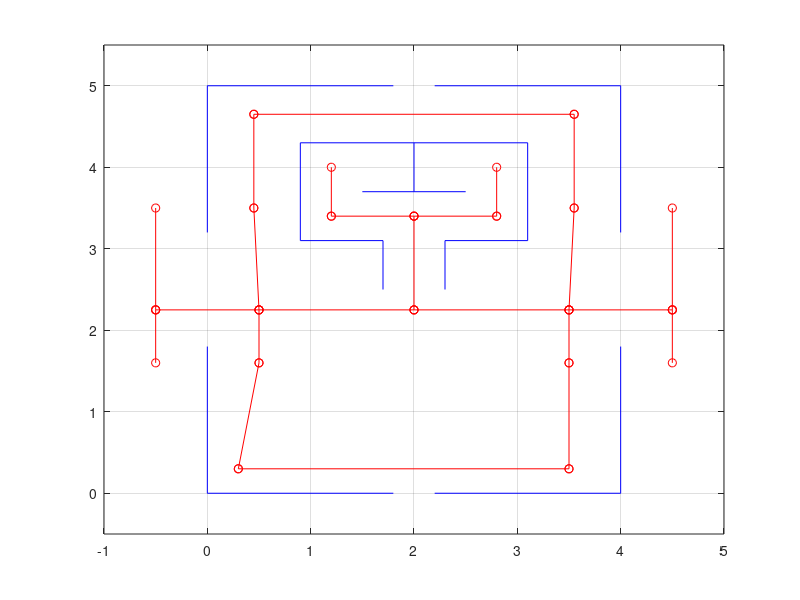

The MATLAB source for this figure:
%% Wall information
walls = [0 0 1.8 0;
    2.2 0 4 0;
    0 0 0 1.8;
    4 0 4 1.8;
    0 3.2 0 5;
    4 3.2 4 5;
    0 5 1.8 5;
    2.2 5 4 5;
    1.7 2.5 1.7 3.1;
    1.7 3.1 0.9 3.1;
    0.9 3.1 0.9 4.3;
    0.9 4.3 3.1 4.3;
    3.1 4.3 3.1 3.1;
    3.1 3.1 2.3 3.1;
    2.3 3.1 2.3 2.5;
    2 4.3 2 3.7;
    1.5 3.7 2.5 3.7];

%% Graph information
graphPoints = [0.3 0.3; %1: start
    0.5 1.6; %2: G2
    0.5 2.25; %3: Left opening
    0.45 3.5; %4: G6
    0.45 4.65; %5: G9-11
    3.55 4.65; %6: G10-12
    3.55 3.5; %7: G7
    3.5 2.25; %8: Right openeing
    3.5 1.6; %9: G3
    3.5 0.3; %10: Bottom right
    -0.5 1.6; %11: G1
    -0.5 2.25; %12: Left outside
    -0.5 3.5; %13: G5
    4.5 1.6; %14: G4
    4.5 2.25; %15: Right outside
    4.5 3.5; %16: G8
    2 2.25; %17: Maze entrance
    2 3.4; %18: Maze middle
    1.2 3.4; %19: Maze left
    1.2 4; %20: Maze top left
    2.8 3.4; %21: Maze right
    2.8 4; %22: Maze top right
    ];

graphEdges = [1 2; %Start to G2
    1 10; %Start to Bottom right
    2 3; %G2 to left opening
    3 4; %Left openeing to G6
    3 12; %Left opening to left outside
    12 11; %Left outside to G1
    12 13; %Left outside to G5
    4 5; %G6 to G9-11
    5 6; %G9-11 to G10-G12
    6 7; %G10-12 to G7
    7 8; %G7 to Right opening
    8 9; %Right opening to G3
    9 10; %G3 to bottom right
    8 15; %Right opening to Right outside
    15 14; %Right outside to G4
    15 16; %Right outside to G8
    3 17; %Left opening to maze entrance
    17 8; %Maze entrance to right opening
    17 18; %Maze entrance to maze middle
    18 19; %Maze middle to maze left
    19 20; %Maze left to maze top left
    18 21; %Maze middle to maze right
    21 22; %Maze right to maze top right
    ];


%% Guidemarks
guidemarks = [
    graphPoints([11 2 9 14 13 4 7 16 5 6 5 6 20 22],:)];
guidemarks(:,3) = [0 180 0 180 0 180 0 180 180 0 90 90 0 180]';
plot(walls(:,[1,3])', walls(:,[2,4])', 'b-')
axis([-1 5 -0.5 5.5])
grid on
hold on
for idx=1:size(graphEdges,1)
    leftEdge = graphPoints(graphEdges(idx,:),1);
    rightEdge = graphPoints(graphEdges(idx,:),2);
    plot(leftEdge, rightEdge, 'r-o')
end